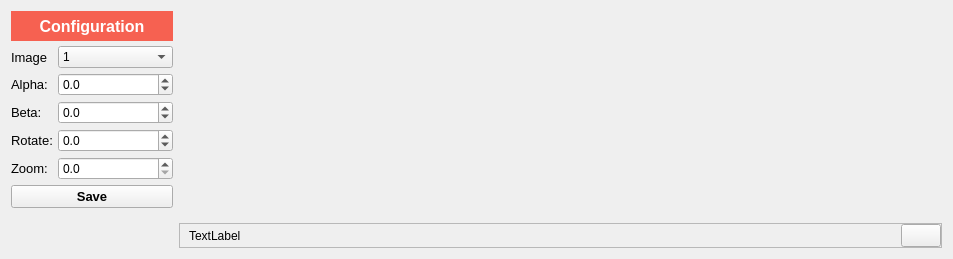
         <widget class="QWidget" name="page_calibration_wide_view">
          <layout class="QHBoxLayout" name="horizontalLayout_11">
           <item>
            <widget class="QFrame" name="frame_configuration_wide">
             <property name="minimumSize">
              <size>
               <width>162</width>
               <height>0</height>
              </size>
             </property>
             <property name="maximumSize">
              <size>
               <width>200</width>
               <height>16777215</height>
              </size>
             </property>
             <property name="frameShape">
              <enum>QFrame::NoFrame</enum>
             </property>
             <property name="frameShadow">
              <enum>QFrame::Plain</enum>
             </property>
             <layout class="QVBoxLayout" name="verticalLayout_3">
              <property name="spacing">
               <number>5</number>
              </property>
              <property name="leftMargin">
               <number>0</number>
              </property>
              <property name="topMargin">
               <number>0</number>
              </property>
              <property name="rightMargin">
               <number>0</number>
              </property>
              <property name="bottomMargin">
               <number>0</number>
              </property>
              <item>
               <widget class="QLabel" name="label_configuration_wide">
                <property name="minimumSize">
                 <size>
                  <width>0</width>
                  <height>30</height>
                 </size>
                </property>
                <property name="maximumSize">
                 <size>
                  <width>16777215</width>
                  <height>40</height>
                 </size>
                </property>
                <property name="font">
                 <font>
                  <pointsize>12</pointsize>
                  <weight>75</weight>
                  <bold>true</bold>
                 </font>
                </property>
                <property name="styleSheet">
                 <string notr="true">background-color:  rgb(246, 97, 81);
color: #FFFFFF;</string>
                </property>
                <property name="frameShape">
                 <enum>QFrame::NoFrame</enum>
                </property>
                <property name="text">
                 <string>Configuration</string>
                </property>
                <property name="alignment">
                 <set>Qt::AlignCenter</set>
                </property>
               </widget>
              </item>
              <item>
               <layout class="QFormLayout" name="formLayout_wide">
                <item row="0" column="0">
                 <widget class="QLabel" name="label_22">
                  <property name="font">
                   <font>
                    <pointsize>10</pointsize>
                   </font>
                  </property>
                  <property name="text">
                   <string>Image</string>
                  </property>
                 </widget>
                </item>
                <item row="0" column="1">
                 <widget class="QComboBox" name="comboBox_image_wide">
                  <property name="mouseTracking">
                   <bool>true</bool>
                  </property>
                  <item>
                   <property name="text">
                    <string>1</string>
                   </property>
                  </item>
                  <item>
                   <property name="text">
                    <string>2</string>
                   </property>
                  </item>
                  <item>
                   <property name="text">
                    <string>3</string>
                   </property>
                  </item>
                  <item>
                   <property name="text">
                    <string>4</string>
                   </property>
                  </item>
                 </widget>
                </item>
                <item row="1" column="0">
                 <widget class="QLabel" name="label_23">
                  <property name="font">
                   <font>
                    <pointsize>10</pointsize>
                   </font>
                  </property>
                  <property name="text">
                   <string>Alpha:</string>
                  </property>
                 </widget>
                </item>
                <item row="2" column="0">
                 <widget class="QLabel" name="label_24">
                  <property name="font">
                   <font>
                    <pointsize>10</pointsize>
                   </font>
                  </property>
                  <property name="text">
                   <string>Beta:</string>
                  </property>
                 </widget>
                </item>
                <item row="3" column="0">
                 <widget class="QLabel" name="label_25">
                  <property name="font">
                   <font>
                    <pointsize>10</pointsize>
                   </font>
                  </property>
                  <property name="text">
                   <string>Rotate:</string>
                  </property>
                 </widget>
                </item>
                <item row="3" column="1">
                 <widget class="QDoubleSpinBox" name="rotate_wide">
                  <property name="decimals">
                   <number>1</number>
                  </property>
                  <property name="minimum">
                   <double>-180.000000000000000</double>
                  </property>
                  <property name="maximum">
                   <double>180.000000000000000</double>
                  </property>
                  <property name="singleStep">
                   <double>0.100000000000000</double>
                  </property>
                 </widget>
                </item>
                <item row="4" column="1">
                 <widget class="QDoubleSpinBox" name="zoom_wide">
                  <property name="decimals">
                   <number>1</number>
                  </property>
                  <property name="maximum">
                   <double>20.000000000000000</double>
                  </property>
                  <property name="singleStep">
                   <double>0.010000000000000</double>
                  </property>
                 </widget>
                </item>
                <item row="4" column="0">
                 <widget class="QLabel" name="label_26">
                  <property name="font">
                   <font>
                    <pointsize>10</pointsize>
                   </font>
                  </property>
                  <property name="text">
                   <string>Zoom:</string>
                  </property>
                 </widget>
                </item>
                <item row="1" column="1">
                 <widget class="QDoubleSpinBox" name="alpha_wide">
                  <property name="decimals">
                   <number>1</number>
                  </property>
                  <property name="minimum">
                   <double>-90.000000000000000</double>
                  </property>
                  <property name="maximum">
                   <double>90.000000000000000</double>
                  </property>
                  <property name="singleStep">
                   <double>0.100000000000000</double>
                  </property>
                 </widget>
                </item>
                <item row="2" column="1">
                 <widget class="QDoubleSpinBox" name="beta_wide">
                  <property name="decimals">
                   <number>1</number>
                  </property>
                  <property name="minimum">
                   <double>-90.000000000000000</double>
                  </property>
                  <property name="maximum">
                   <double>90.000000000000000</double>
                  </property>
                  <property name="singleStep">
                   <double>0.100000000000000</double>
                  </property>
                 </widget>
                </item>
               </layout>
              </item>
              <item>
               <widget class="QPushButton" name="btn_save_wide">
                <property name="font">
                 <font>
                  <pointsize>10</pointsize>
                  <weight>75</weight>
                  <bold>true</bold>
                 </font>
                </property>
                <property name="styleSheet">
                 <string notr="true"/>
                </property>
                <property name="text">
                 <string>Save</string>
                </property>
               </widget>
              </item>
              <item>
               <spacer name="verticalSpacer_wide">
                <property name="orientation">
                 <enum>Qt::Vertical</enum>
                </property>
                <property name="sizeHint" stdset="0">
                 <size>
                  <width>20</width>
                  <height>40</height>
                 </size>
                </property>
               </spacer>
              </item>
             </layout>
            </widget>
           </item>
           <item>
            <widget class="QFrame" name="frame_calibration_wide_view">
             <property name="frameShape">
              <enum>QFrame::NoFrame</enum>
             </property>
             <property name="frameShadow">
              <enum>QFrame::Plain</enum>
             </property>
             <layout class="QVBoxLayout" name="verticalLayout_5">
              <property name="spacing">
               <number>5</number>
              </property>
              <property name="leftMargin">
               <number>0</number>
              </property>
              <property name="topMargin">
               <number>0</number>
              </property>
              <property name="rightMargin">
               <number>0</number>
              </property>
              <property name="bottomMargin">
               <number>0</number>
              </property>
              <item>
               <layout class="QVBoxLayout" name="verticalLayout_wide">
                <item>
                 <layout class="QHBoxLayout" name="horizontalLayout_wide">
                  <item>
                   <widget class="QLabel" name="overlay_image_wide">
                    <property name="frameShape">
                     <enum>QFrame::NoFrame</enum>
                    </property>
                    <property name="text">
                     <string/>
                    </property>
                   </widget>
                  </item>
                 </layout>
                </item>
                <item>
                 <widget class="QFrame" name="frame_btn_close_wide">
                  <property name="maximumSize">
                   <size>
                    <width>16777215</width>
                    <height>25</height>
                   </size>
                  </property>
                  <property name="frameShape">
                   <enum>QFrame::StyledPanel</enum>
                  </property>
                  <property name="frameShadow">
                   <enum>QFrame::Raised</enum>
                  </property>
                  <layout class="QHBoxLayout" name="horizontalLayout_13">
                   <property name="spacing">
                    <number>0</number>
                   </property>
                   <property name="topMargin">
                    <number>0</number>
                   </property>
                   <property name="rightMargin">
                    <number>0</number>
                   </property>
                   <property name="bottomMargin">
                    <number>0</number>
                   </property>
                   <item>
                    <widget class="QLabel" name="label_status_bar_wide">
                     <property name="text">
                      <string>TextLabel</string>
                     </property>
                    </widget>
                   </item>
                   <item>
                    <spacer name="horizontalSpacer_wide">
                     <property name="orientation">
                      <enum>Qt::Horizontal</enum>
                     </property>
                     <property name="sizeHint" stdset="0">
                      <size>
                       <width>660</width>
                       <height>20</height>
                      </size>
                     </property>
                    </spacer>
                   </item>
                   <item>
                    <widget class="QPushButton" name="btn_close_wide">
                     <property name="maximumSize">
                      <size>
                       <width>40</width>
                       <height>16777215</height>
                      </size>
                     </property>
                     <property name="font">
                      <font>
                       <pointsize>10</pointsize>
                       <weight>75</weight>
                       <bold>true</bold>
                      </font>
                     </property>
                     <property name="styleSheet">
                      <string notr="true"/>
                     </property>
                     <property name="text">
                      <string/>
                     </property>
                    </widget>
                   </item>
                  </layout>
                 </widget>
                </item>
               </layout>
              </item>
             </layout>
            </widget>
           </item>
          </layout>
         </widget>
